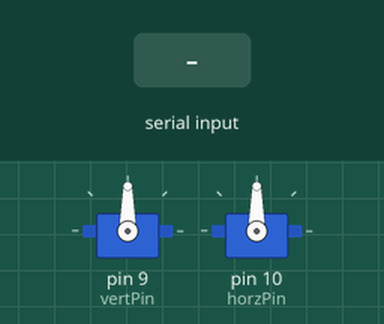
Simulated run of this sketch. Board: Arduino Uno, built with avr-gcc and run on an emulated ATmega328P. On the bench: 2 × servo. The inputs (shaded band) are chosen by the test bench.

Above: at 1.2 s.
1.3 s: "90,45\n" received over Serial
At 3.1 s:
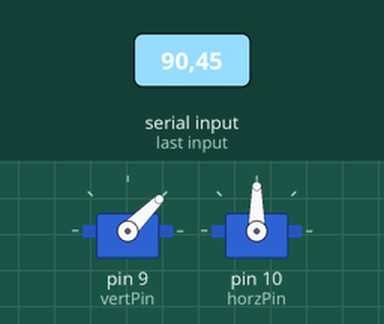
3.4 s: "30,150\n" received over Serial
At 6.2 s:
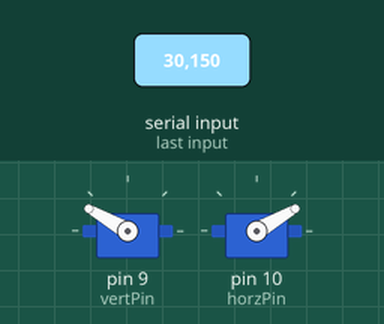
6.4 s: "1,90\n" received over Serial
At 8.8 s:
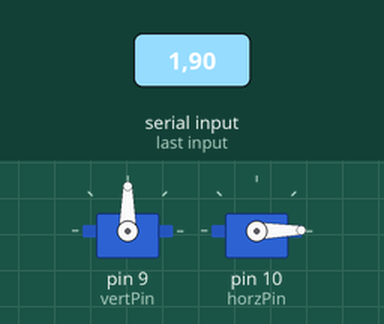
9.4 s: "90,45\n" received over Serial
At 9.85 s:
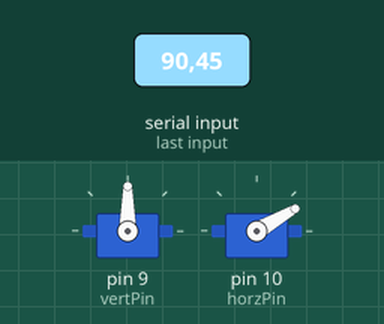
12.4 s: "1,90,45\n" received over Serial
At 12.86 s:
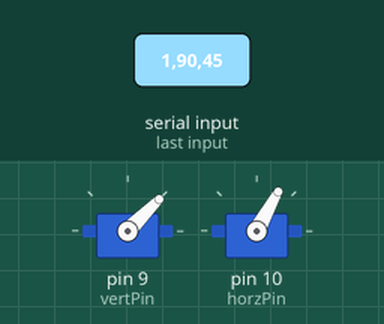
Timing chart, 0 to 15.9 s (numbered marks = the images above; inputs shaded):
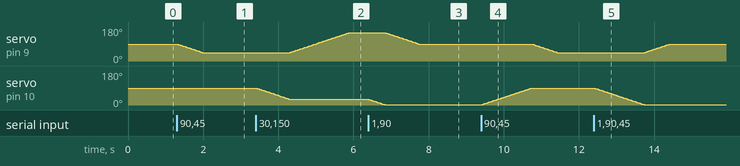

The sketch:

servo.ino
```cpp
#include <Servo.h>

Servo verticalServo;
Servo horizontalServo;

const int vertPin = 9;
const int horzPin = 10;
int vertAngle = 90;
int horzAngle = 90;

void setup() {
  Serial.begin(9600);
  verticalServo.attach(vertPin);
  horizontalServo.attach(horzPin);
  verticalServo.write(vertAngle);
  horizontalServo.write(horzAngle);
}

void loop() {
  if (Serial.available() > 0) {
    String command = Serial.readStringUntil('\n');
    processCommand(command);
  }
}

void processCommand(String cmd) {
  cmd.trim();
  int commaIndex = cmd.indexOf(',');

  if (commaIndex != -1) {
    int newHorz = cmd.substring(0, commaIndex).toInt();
    int newVert = cmd.substring(commaIndex + 1).toInt();

    newHorz = constrain(newHorz, 0, 180);
    newVert = constrain(newVert, 0, 180);

    moveSmooth(horizontalServo, horzAngle, newHorz);
    moveSmooth(verticalServo, vertAngle, newVert);

    horzAngle = newHorz;
    vertAngle = newVert;
  }
}

void moveSmooth(Servo &servo, int current, int target) {
  int step = (target > current) ? 1 : -1;
  while (current != target) {
    current += step;
    servo.write(current);
    delay(15);
  }
}
```

Measured:
- after the input at 1.3 s, servo on pin 9 (vertPin): moves from 90° to 45° over 0.66 s, starting at once
- after the input at 3.4 s, servo on pin 9 (vertPin): moves from 45° to 150° over 1.6 s, starting after 0.91 s; servo on pin 10 (horzPin): moves from 90° to 30° over 0.90 s, starting at once
- after the input at 6.4 s, servo on pin 9 (vertPin): moves from 150° to 90° over 0.87 s, starting after 0.46 s; servo on pin 10 (horzPin): moves from 30° to 1° over 0.42 s, starting at once
- after the input at 9.4 s, servo on pin 9 (vertPin): moves from 90° to 45° over 0.65 s, starting after 1.4 s; servo on pin 10 (horzPin): moves from 1° to 90° over 1.3 s, starting at once
- after the input at 12.4 s, servo on pin 9 (vertPin): moves from 45° to 90° over 0.65 s, starting after 1.4 s; servo on pin 10 (horzPin): moves from 90° to 1° over 1.3 s, starting at once
